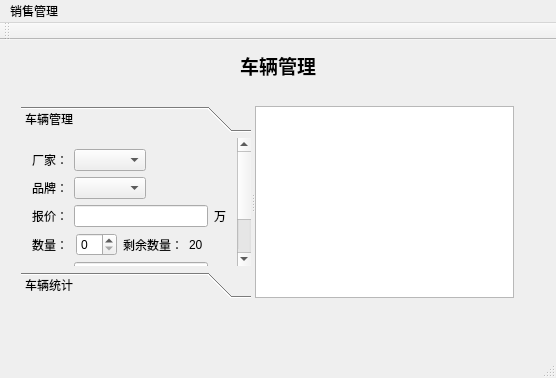
<?xml version="1.0" encoding="UTF-8"?>
<ui version="4.0">
 <class>MainWindow</class>
 <widget class="QMainWindow" name="MainWindow">
  <property name="geometry">
   <rect>
    <x>0</x>
    <y>0</y>
    <width>556</width>
    <height>378</height>
   </rect>
  </property>
  <property name="windowTitle">
   <string>MainWindow</string>
  </property>
  <widget class="QWidget" name="centralWidget">
   <layout class="QGridLayout" name="gridLayout">
    <item row="0" column="2">
     <spacer name="horizontalSpacer_2">
      <property name="orientation">
       <enum>Qt::Horizontal</enum>
      </property>
      <property name="sizeHint" stdset="0">
       <size>
        <width>226</width>
        <height>20</height>
       </size>
      </property>
     </spacer>
    </item>
    <item row="0" column="1">
     <widget class="QLabel" name="label">
      <property name="font">
       <font>
        <family>Adobe Arabic</family>
        <pointsize>14</pointsize>
        <weight>75</weight>
        <bold>true</bold>
       </font>
      </property>
      <property name="text">
       <string>车辆管理</string>
      </property>
     </widget>
    </item>
    <item row="0" column="0">
     <spacer name="horizontalSpacer">
      <property name="orientation">
       <enum>Qt::Horizontal</enum>
      </property>
      <property name="sizeHint" stdset="0">
       <size>
        <width>226</width>
        <height>20</height>
       </size>
      </property>
     </spacer>
    </item>
    <item row="1" column="0" colspan="3">
     <widget class="QStackedWidget" name="stackedWidget">
      <property name="minimumSize">
       <size>
        <width>150</width>
        <height>0</height>
       </size>
      </property>
      <property name="currentIndex">
       <number>0</number>
      </property>
      <widget class="QWidget" name="carM">
       <widget class="QSplitter" name="splitter">
        <property name="geometry">
         <rect>
          <x>10</x>
          <y>20</y>
          <width>493</width>
          <height>192</height>
         </rect>
        </property>
        <property name="orientation">
         <enum>Qt::Horizontal</enum>
        </property>
        <widget class="QToolBox" name="toolBox">
         <property name="minimumSize">
          <size>
           <width>200</width>
           <height>0</height>
          </size>
         </property>
         <property name="currentIndex">
          <number>0</number>
         </property>
         <widget class="QWidget" name="page">
          <property name="geometry">
           <rect>
            <x>0</x>
            <y>-43</y>
            <width>220</width>
            <height>183</height>
           </rect>
          </property>
          <attribute name="label">
           <string>车辆管理</string>
          </attribute>
          <layout class="QVBoxLayout" name="verticalLayout">
           <item>
            <layout class="QHBoxLayout" name="horizontalLayout">
             <item>
              <widget class="QLabel" name="label_2">
               <property name="text">
                <string>厂家：</string>
               </property>
              </widget>
             </item>
             <item>
              <widget class="QComboBox" name="comboBoxFac"/>
             </item>
             <item>
              <spacer name="horizontalSpacer_3">
               <property name="orientation">
                <enum>Qt::Horizontal</enum>
               </property>
               <property name="sizeHint" stdset="0">
                <size>
                 <width>40</width>
                 <height>20</height>
                </size>
               </property>
              </spacer>
             </item>
            </layout>
           </item>
           <item>
            <layout class="QHBoxLayout" name="horizontalLayout_4">
             <item>
              <widget class="QLabel" name="label_5">
               <property name="text">
                <string>品牌：</string>
               </property>
              </widget>
             </item>
             <item>
              <widget class="QComboBox" name="comboBoxBra"/>
             </item>
             <item>
              <spacer name="horizontalSpacer_6">
               <property name="orientation">
                <enum>Qt::Horizontal</enum>
               </property>
               <property name="sizeHint" stdset="0">
                <size>
                 <width>37</width>
                 <height>17</height>
                </size>
               </property>
              </spacer>
             </item>
            </layout>
           </item>
           <item>
            <layout class="QHBoxLayout" name="horizontalLayout_11">
             <item>
              <widget class="QLabel" name="label_6">
               <property name="text">
                <string>报价：</string>
               </property>
              </widget>
             </item>
             <item>
              <widget class="QLineEdit" name="lineEditPri"/>
             </item>
             <item>
              <widget class="QLabel" name="label_10">
               <property name="text">
                <string>万</string>
               </property>
              </widget>
             </item>
            </layout>
           </item>
           <item>
            <layout class="QHBoxLayout" name="horizontalLayout_13">
             <item>
              <widget class="QLabel" name="label_15">
               <property name="text">
                <string>数量：</string>
               </property>
              </widget>
             </item>
             <item>
              <widget class="QSpinBox" name="spinBox"/>
             </item>
             <item>
              <widget class="QLabel" name="label_21">
               <property name="text">
                <string>剩余数量：</string>
               </property>
              </widget>
             </item>
             <item>
              <widget class="QLabel" name="labelLas">
               <property name="text">
                <string>20</string>
               </property>
              </widget>
             </item>
            </layout>
           </item>
           <item>
            <layout class="QHBoxLayout" name="horizontalLayout_19">
             <item>
              <widget class="QLabel" name="label_29">
               <property name="text">
                <string>总价：</string>
               </property>
              </widget>
             </item>
             <item>
              <widget class="QLineEdit" name="lineEditTol"/>
             </item>
             <item>
              <widget class="QLabel" name="label_28">
               <property name="text">
                <string>万</string>
               </property>
              </widget>
             </item>
            </layout>
           </item>
           <item>
            <layout class="QHBoxLayout" name="horizontalLayout_12">
             <item>
              <widget class="QPushButton" name="pushButtonSur">
               <property name="text">
                <string>确定</string>
               </property>
              </widget>
             </item>
             <item>
              <spacer name="horizontalSpacer_13">
               <property name="orientation">
                <enum>Qt::Horizontal</enum>
               </property>
               <property name="sizeHint" stdset="0">
                <size>
                 <width>40</width>
                 <height>20</height>
                </size>
               </property>
              </spacer>
             </item>
             <item>
              <widget class="QPushButton" name="pushButtonCan">
               <property name="text">
                <string>取消</string>
               </property>
              </widget>
             </item>
            </layout>
           </item>
          </layout>
          <zorder>label_2</zorder>
          <zorder>comboBoxFac</zorder>
          <zorder>horizontalSpacer_3</zorder>
          <zorder>horizontalSpacer_6</zorder>
          <zorder>comboBoxBra</zorder>
          <zorder>label_5</zorder>
          <zorder>label_6</zorder>
          <zorder>lineEditPri</zorder>
          <zorder>label_10</zorder>
          <zorder>label_15</zorder>
          <zorder>spinBox</zorder>
          <zorder>label_21</zorder>
          <zorder>labelLas</zorder>
          <zorder>horizontalSpacer_13</zorder>
          <zorder>spinBox</zorder>
          <zorder>labelLas</zorder>
          <zorder>label_15</zorder>
          <zorder>label_21</zorder>
          <zorder>label_10</zorder>
          <zorder>lineEditPri</zorder>
          <zorder>label_6</zorder>
          <zorder>label_28</zorder>
          <zorder>lineEditTol</zorder>
          <zorder>label_29</zorder>
          <zorder>labelLas</zorder>
          <zorder>spinBox</zorder>
          <zorder>label_15</zorder>
          <zorder>label_21</zorder>
          <zorder></zorder>
          <zorder>pushButtonSur</zorder>
          <zorder>pushButtonCan</zorder>
          <zorder>horizontalSpacer_13</zorder>
         </widget>
         <widget class="QWidget" name="page_2">
          <property name="geometry">
           <rect>
            <x>0</x>
            <y>0</y>
            <width>237</width>
            <height>140</height>
           </rect>
          </property>
          <attribute name="label">
           <string>车辆统计</string>
          </attribute>
         </widget>
        </widget>
        <widget class="QTextEdit" name="textEdit"/>
       </widget>
      </widget>
      <widget class="QWidget" name="carC"/>
     </widget>
    </item>
   </layout>
  </widget>
  <widget class="QMenuBar" name="menuBar">
   <property name="geometry">
    <rect>
     <x>0</x>
     <y>0</y>
     <width>556</width>
     <height>23</height>
    </rect>
   </property>
   <widget class="QMenu" name="menuA">
    <property name="title">
     <string>销售管理</string>
    </property>
    <addaction name="actionM"/>
    <addaction name="actionS"/>
   </widget>
   <addaction name="menuA"/>
  </widget>
  <widget class="QToolBar" name="mainToolBar">
   <attribute name="toolBarArea">
    <enum>TopToolBarArea</enum>
   </attribute>
   <attribute name="toolBarBreak">
    <bool>false</bool>
   </attribute>
  </widget>
  <widget class="QStatusBar" name="statusBar"/>
  <action name="actionM">
   <property name="text">
    <string>车辆管理</string>
   </property>
  </action>
  <action name="actionS">
   <property name="text">
    <string>销售统计</string>
   </property>
  </action>
 </widget>
 <layoutdefault spacing="6" margin="11"/>
 <resources/>
 <connections/>
</ui>
